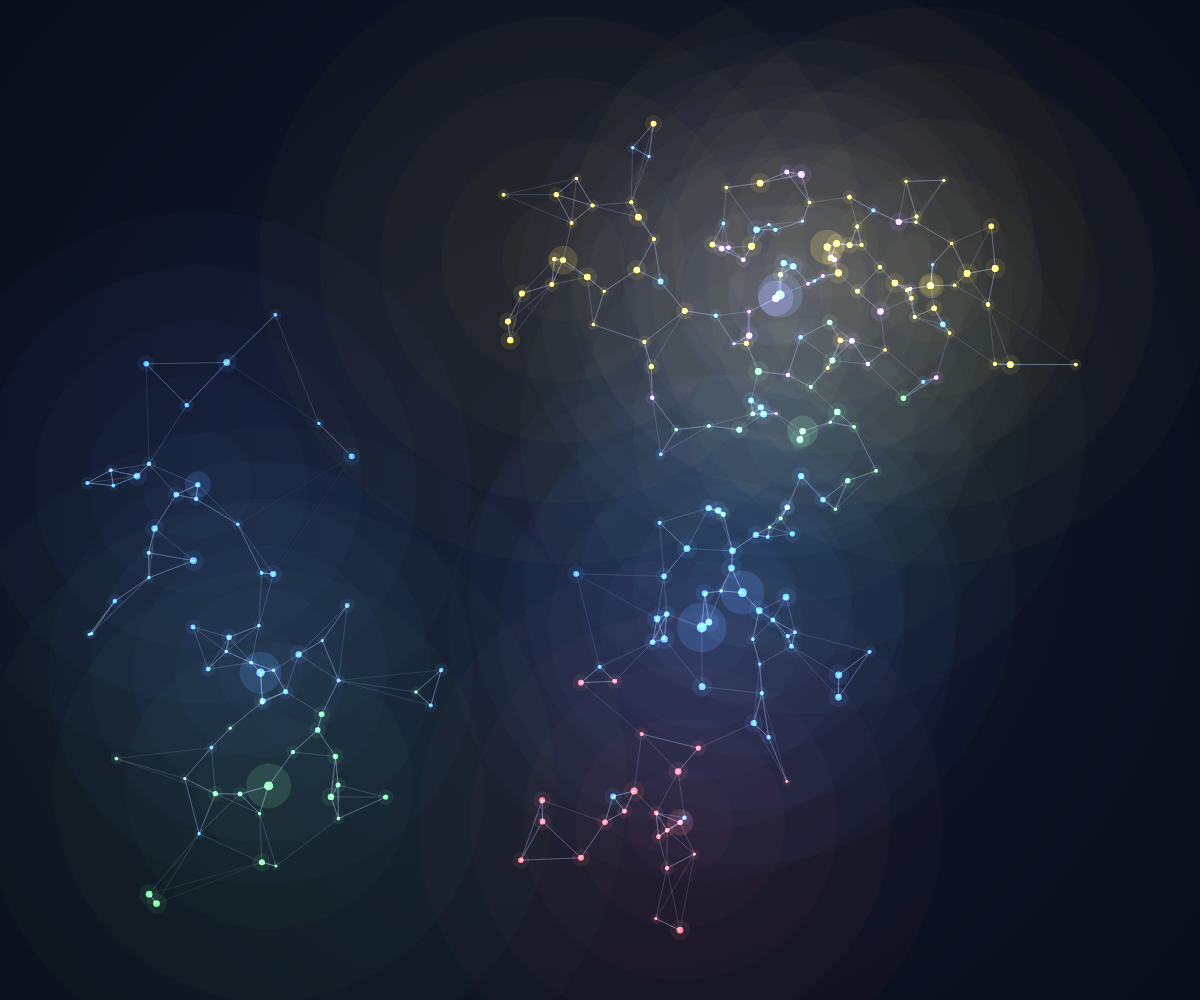
Frame 1 (no input)
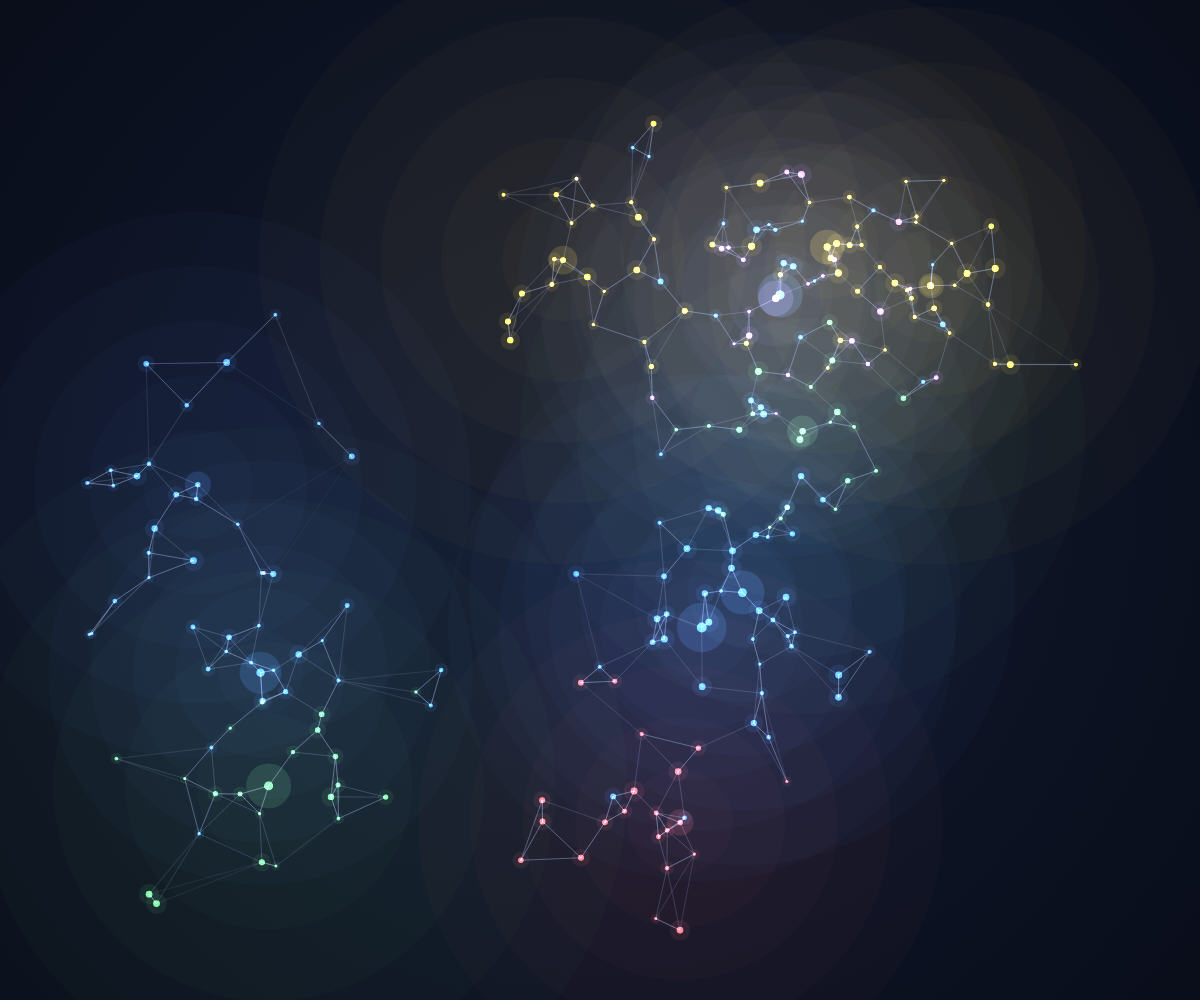
Frame 60 (no input)
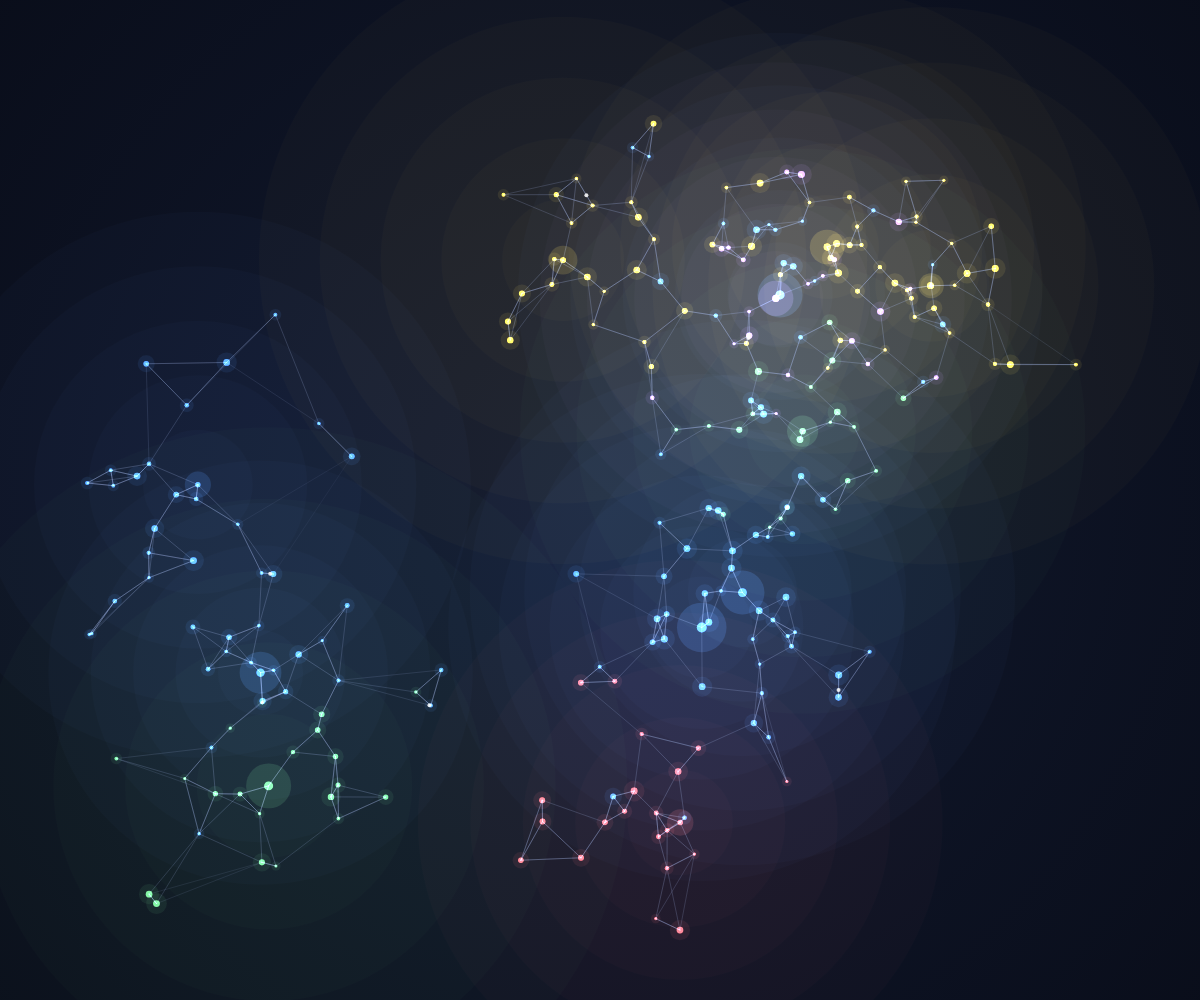
Frame 120 (the mouse pressed at the canvas centre since frame 60)

The p5.js sketch that drew these frames (run headless with seeded random() and noise() and a simulated clock; from frame 60 on, the mouse is pressed at the canvas centre):

// p5.js sketch
// ── sketch.js
let particles = [];
let edges = [];
let pulses = [];
let clusters = [];

const palette = [
  '#FF6B6B', // coral
  '#FFD93D', // yellow
  '#6BCB77', // green
  '#4D96FF', // blue
  '#B983FF'  // purple
];

class Particle {
  constructor(x, y, hub = false, particleColor = null) {
    this.x = x;
    this.y = y;

    this.hub = hub;

    this.r = hub
      ? random(5, 10)
      : random(3, 7);

    this.color = particleColor || color(random(palette));
  }

  draw() {

    noStroke();

    // glow
    fill(
      red(this.color),
      green(this.color),
      blue(this.color),
      this.hub ? 35 : 20
    );

    circle(
      this.x,
      this.y,
      this.r * (this.hub ? 5 : 3)
    );

    // core
    fill(this.color);
    circle(this.x, this.y, this.r);
  }
}

class Pulse {
  constructor(edge) {
    this.edge = edge;
    this.t = 0;
    this.speed = random(0.005, 0.015);
  }

  update() {
    this.t += this.speed;
  }

  draw() {

    let x = lerp(
      this.edge.a.x,
      this.edge.b.x,
      this.t
    );

    let y = lerp(
      this.edge.a.y,
      this.edge.b.y,
      this.t
    );

    noStroke();
    fill(255, 220);
    circle(x, y, 4);
  }

  isDead() {
    return this.t >= 1;
  }
}

function setup() {

  createCanvas(windowWidth, windowHeight);

  generateClusters();
  buildNetwork();
}

function generateClusters() {

  const clusterCount = 12;

  for (let c = 0; c < clusterCount; c++) {

    let cx = random(width * 0.15, width * 0.85);
    let cy = random(height * 0.15, height * 0.85);

    let clusterColor = color(random(palette));

    clusters.push({
      x: cx,
      y: cy,
      color: clusterColor,
      radius: random(140, 240)
    });

    // Hub node
    particles.push(
      new Particle(
        cx,
        cy,
        true,
        clusterColor
      )
    );

    // Surrounding nodes
    for (let i = 0; i < 20; i++) {

      let x = randomGaussian(cx, 70);
      let y = randomGaussian(cy, 70);

      particles.push(
        new Particle(
          x,
          y,
          false,
          clusterColor
        )
      );
    }
  }
}

function buildNetwork() {

  for (let p of particles) {

    let neighbors = particles
      .filter(n => n !== p)
      .sort((a, b) => {

        let da = dist(
          p.x,
          p.y,
          a.x,
          a.y
        );

        let db = dist(
          p.x,
          p.y,
          b.x,
          b.y
        );

        return da - db;
      })
      .slice(0, 3);

    for (let n of neighbors) {

      edges.push({
        a: p,
        b: n
      });
    }
  }
}

function drawBackground() {

  let ctx = drawingContext;

  let grad = ctx.createRadialGradient(
    width / 2,
    height / 2,
    0,
    width / 2,
    height / 2,
    width
  );

  grad.addColorStop(0, "#121A30");
  grad.addColorStop(1, "#05070F");

  ctx.fillStyle = grad;
  ctx.fillRect(0, 0, width, height);
}

function drawClusterAuras() {

  noStroke();

  blendMode(ADD);

  for (let cluster of clusters) {

    for (let i = 5; i > 0; i--) {

      fill(
        red(cluster.color),
        green(cluster.color),
        blue(cluster.color),
        5
      );

      circle(
        cluster.x,
        cluster.y,
        cluster.radius * i * 0.6
      );
    }
  }

  blendMode(BLEND);
}

function draw() {

  drawBackground();

  // Colored nebula layer
  drawClusterAuras();

  // Network lines
  strokeWeight(1);

  for (let e of edges) {

    let d = dist(
      e.a.x,
      e.a.y,
      e.b.x,
      e.b.y
    );

    let alpha = map(
      d,
      0,
      150,
      80,
      10
    );

    stroke(180, 200, 255, alpha);

    line(
      e.a.x,
      e.a.y,
      e.b.x,
      e.b.y
    );
  }

  // Nodes
  blendMode(ADD);

  for (let p of particles) {
    p.draw();
  }

  blendMode(BLEND);

  // Pulses
  if (
    frameCount % 20 === 0 &&
    random() < 0.7
  ) {
    pulses.push(
      new Pulse(random(edges))
    );
  }

  for (
    let i = pulses.length - 1;
    i >= 0;
    i--
  ) {

    pulses[i].update();
    pulses[i].draw();

    if (pulses[i].isDead()) {
      pulses.splice(i, 1);
    }
  }
}

function windowResized() {

  resizeCanvas(
    windowWidth,
    windowHeight
  );

  particles = [];
  edges = [];
  clusters = [];

  generateClusters();
  buildNetwork();
}
